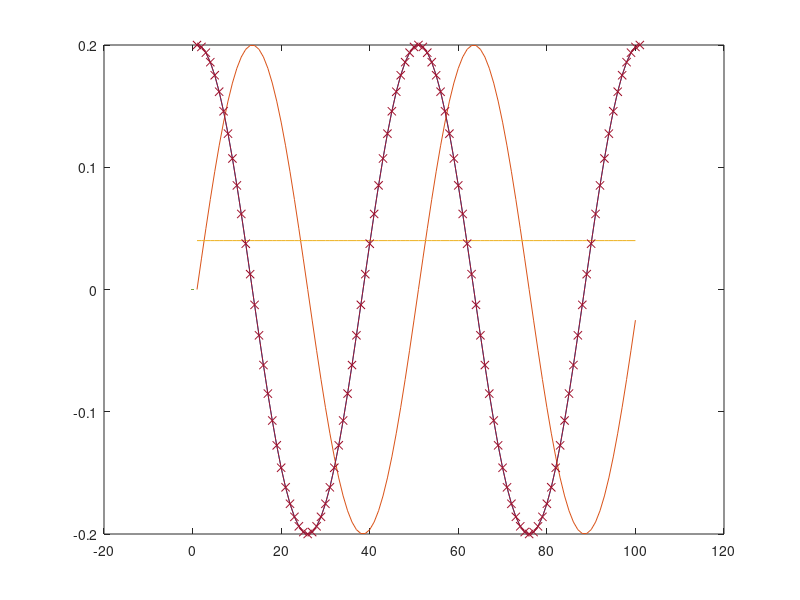

This figure's MATLAB source: (Note: this script raises an error after producing the figure.)
clc; close all; clear;
% cd     '/people/gesla/Documents/git/mtb-work/sn-stab/sn-mod-noack';
%%

% Noack system
% f=[mu*u-v*g-w*u;
%     mu*v+u/g-v*w;
%     -w+u^2+v^2*g*g];

% clc; clear; close all;
%
%
%parms
% it=it+1;
mu=0.04; r=sqrt(mu); gm=1; %gamma
% mu=0.04+it*0.04; r=sqrt(mu); gm=1; %gamma
% mu=3/4; r=sqrt(mu); gm=1; %gamma
neq=3; np=100; np=np+1;

%init
t=0:4*pi/(np-1):2*pi*2; u=r*cos(t); v=r*sin(t)/gm; w=r^2*ones(1,length(t));
T=2*pi; x=u; y=v; z=w;

X=[x(1:end-1)',y(1:end-1)',z(1:end-1)'];
% X=X+rand(size(X))*1e-2;

%

z=fft(X); nt=5; if(mod(nt,2)==0) error("nt even"); end
arr=[1:nt]; a1=arr; arr=[arr,length(z)-fliplr(arr(1:end-1))+1];
zcut=z*0; zcut(arr,:)=z(arr,:);
X2=ifft(zcut);

close all;
plot(X); hold on;
plot(X2); hold on;
%
z1=zcut(a1,:)./(np-1);
om=2*pi/T;
% an=angle(sum(z1(2,1))); %this could be better
% z1=z1.*exp(-an*1i*[0:nt-1]');
% angle(sum(z1(:,1)))
% zcut(arr,:)=zcut(arr,:).*exp(an*1i*[arr-1]');
% X3=ifft(zcut);
% plot(X3); hold on;
% x=real(z1(1,1)+z1(2,1)*exp(i*om*t)+z1(3,1)*exp(2*i*om*t)+z1(2,1)'*exp(-i*om*t)+z1(3,1)'*exp(-2*i*om*t));
% x=real(z1(1,1)+z1(2,1)*exp(1i*om*t)+z1(2,1)'*exp(-1i*om*t));
plot(x,'-x')
%
% z1=zcut(a1,:);
u=[reshape(real(z1.'),[3*nt,1]);reshape(imag(z1.'),[3*nt,1])];
u(nt*3*2+1)=om/2;
% u0=u; u(end)=1
% load("../sn-noack/u2.mat"); u=u2;
% load("../sn-noack/u2-nt3.mat"); u=u2;
%
%
for i=1:15
[g,jac]=calculateRhsAndJac(3,nt,u,mu,gm);
u=u-jac\g';
fprintf("it: %d \t norm(rhs): %4.2e\n",i,norm(g))
end

% clf; spy(jac); grid on; grid minor;
svds(jac(1:end-1,1:end-1),5,'smallest')
% second stability

nt2=nt;
l3=zeros(3,nt2*2); l3(1,1:nt2)=ones(1,nt2)*2-mod([0:nt2-1],2)*4; l3(1,1)=1; l31=reshape(l3,[3*nt2*2,1])';
l3=zeros(3,nt2*2); l3(2,1:nt2)=ones(1,nt2)*2-mod([0:nt2-1],2)*4; l3(2,1)=1; l32=reshape(l3,[3*nt2*2,1])';
l3=zeros(3,nt2*2); l3(3,1:nt2)=ones(1,nt2)*2-mod([0:nt2-1],2)*4; l3(3,1)=1; l33=reshape(l3,[3*nt2*2,1])';

l3=zeros(3,nt2*2); l3(1,1:nt2)=ones(1,nt2)*2; l3(1,1)=1; r31=reshape(l3,[3*nt2*2,1])';
l3=zeros(3,nt2*2); l3(2,1:nt2)=ones(1,nt2)*2; l3(2,1)=1; r32=reshape(l3,[3*nt2*2,1])';
l3=zeros(3,nt2*2); l3(3,1:nt2)=ones(1,nt2)*2; l3(3,1)=1; r33=reshape(l3,[3*nt2*2,1])';


jmod=full(jac(1:end-1,1:end-1));%-b*j2hm+b;
ind=nt*3+1;
jmod(ind,:)=l31;
jmod(ind+1,:)=l32;
jmod(ind+2,:)=l33;

bmod=jmod*0;
bmod(ind,:)=r31;
bmod(ind+1,:)=r32;
bmod(ind+2,:)=r33;

[evc,evs]=eig(full(jmod),full(bmod)); evs=diag(evs); b=abs(evs)<Inf; evs=evs(b); evc=evc(:,b);

evsAnal=[0;(-1-sqrt(1-8*mu))/2;(-1+sqrt(1-8*mu))/2;];
flmult=exp(evsAnal*T);

fprintf("Result || \n");
fprintf("Analytical fl mult:\n");
disp(flmult');
fprintf("Numerical fl mult:\n");
disp(evs');

%% visu
% up=u; ntp=nt; 
up=u+[evc(:,3);0]; ntp=nt; 
% up=[evc(:,1);0]; ntp=nt; 
% up=u+[V(:,5)]; ntp=nt; 
zp=reshape(up(1:(end-1)/2),[3,ntp])'+1i*reshape(up((end-1)/2+1:(end-1)),[3,ntp])';
nz=(np-1)*2-length(zp)*2+1; zp=[zp;zeros(nz,3);conj(flipud(zp(2:end,:)))]; xp=ifft(zp)*(length(zp)); xp=real(xp);

clf; plot3(xp(:,1),xp(:,2),xp(:,3)); grid on; hold on; xpb=xp; plot3(xp(1,1),xp(1,2),xp(1,3),'o');plot3(xp(2,1),xp(2,2),xp(2,3),'>');
% clf; plot(xp)
